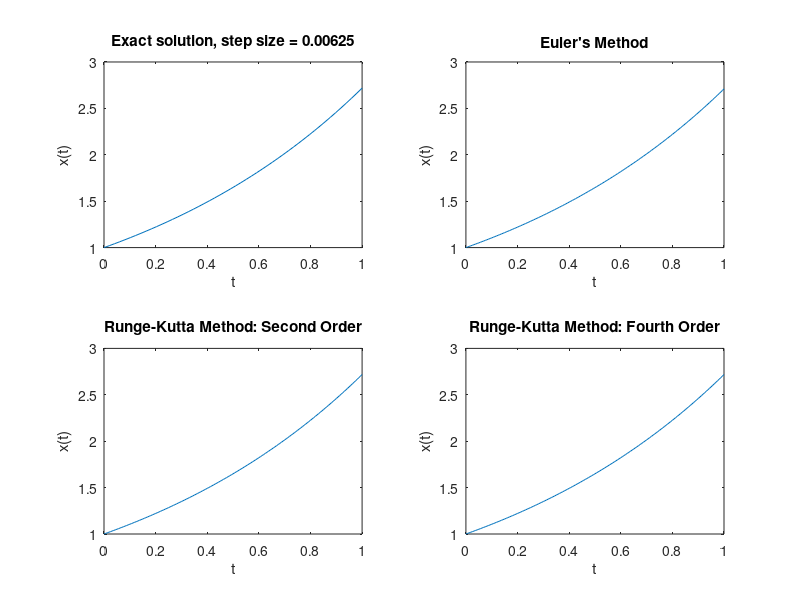

Reproduce this figure in MATLAB.
% Section 6.3 Problem 2
% Equation: dx/dt = x*cos(2*t), x(0) = 1
% Generates plot of exact solution ( x(t) = exp(0.5*sin(2*t)) )
% As well as numerical approximations by Euler's Method, Runge-Kutta 2nd
% Order, and Runge-Kutta 4th Order with step sizes of 1, 0.5, 0.1, and 0.05
% On interval of [0, 4]

time = 0;
x_init = 1;



% Step size of 0.1
time3 = time;
x_init3 = x_init;
x_init32 = x_init;
x_init33 = x_init;
times3 = linspace(0,1,161);

for k = 1:length(times3)
    xvals3(k) = x_init3;
    functy3 = x_init3;
    functy32 = x_init32;
    s31 = functy32;
    s32 = (x_init32 + 0.00625*s31);
    rk2vals3(k) = x_init32;
    functy3h = functy3*0.00625;
    x_init3 = x_init3 + functy3h;
    x_init32 = x_init32 + 0.00625*(s31 + s32)/2;
    
    functy24 = x_init33;
    w31 = functy24;
    w32 = (x_init33+(1/320)*w31);
    w33 = (x_init33+(1/320)*w32);
    w34 = (x_init33+(1/160)*w33);
    rk4vals3(k) = x_init33;
    x_init33 = x_init33 + (w31 + 2*w32 + 2*w33 + w34)/960;
end




subplot(2,2,1)
x = linspace(0, 1, 50);
y = exp(x);
plot(x,y);
xlabel('t');
ylabel('x(t)');
title('Exact solution, step size = 0.00625');

subplot(2,2,2)
plot(times3, xvals3);
xlabel('t');
ylabel('x(t)');
title('Euler''s Method');

subplot(2,2,3)
plot(times3, rk2vals3)
xlabel('t');
ylabel('x(t)');

title('Runge-Kutta Method: Second Order');

subplot(2,2,4)
plot(times3, rk4vals3);
xlabel('t');
ylabel('x(t)');
title('Runge-Kutta Method: Fourth Order');